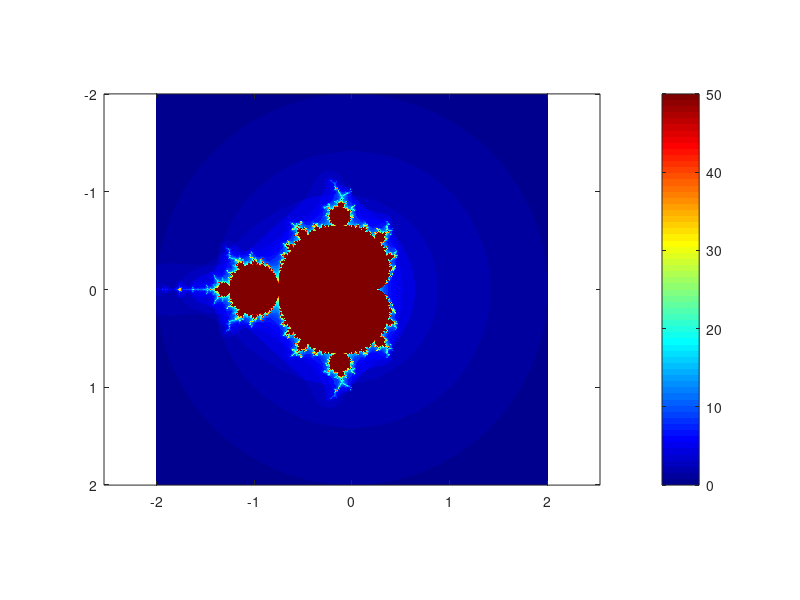

Reproduce this figure in MATLAB. (Note: this script raises an error after producing the figure.)
%% Assignment 5 - Exercise 3
clear; clc; close all;

% Mandelbrot set!!

%% variables
Z0 = 0;
C = -0.1 + 0.93*1i;

%% a) find when sequence diverges
minDiff = 5;
magZ = [abs(Z0)];
currentZ = Z0;
previousZ = Z0;
diff = 0;
divergenceMatrix = 0;
nbIterations = 30;

for iterations=1:nbIterations 
    currentZ = previousZ^2 + C;
    diff = abs(currentZ - previousZ);
    previousZ = currentZ;
    magZ = [magZ abs(currentZ)];
    divergenceMatrix = divergenceMatrix + (diff < minDiff);
end

% plot
figure();
plot(magZ, 'x-');
xlim([0 divergenceMatrix+2]);

fprintf('Number of iterations until divergence: %i\n', divergenceMatrix);

%% b) calculte at which iteration it diverges for whole complex plane
div = 1000;
x = [-2,2];
y = x;

while 1
    re=linspace(x(1), x(2),div);
    im=linspace(y(1), y(2),div);
    [RE,IM] = meshgrid(re,im);
    % matrix of complex plane
    C = RE + 1i*IM;
    
    minDiff = 2;
    currentZ = Z0;
    previousZ = Z0;
    diff = 0;
    divergenceMatrix = 0;
    nbIterations = 50;
    
    for iterations=1:nbIterations
        currentZ = previousZ.^2 + C;
        diff = abs(currentZ - previousZ);
        previousZ = currentZ;
        divergenceMatrix = divergenceMatrix + (diff < minDiff);
    end
    
    % plot complex plane
    
    imagesc(re, im, divergenceMatrix);
    colormap('jet'); axis equal;
    colorbar;
    
    [x,y] = ginput(2);
end
